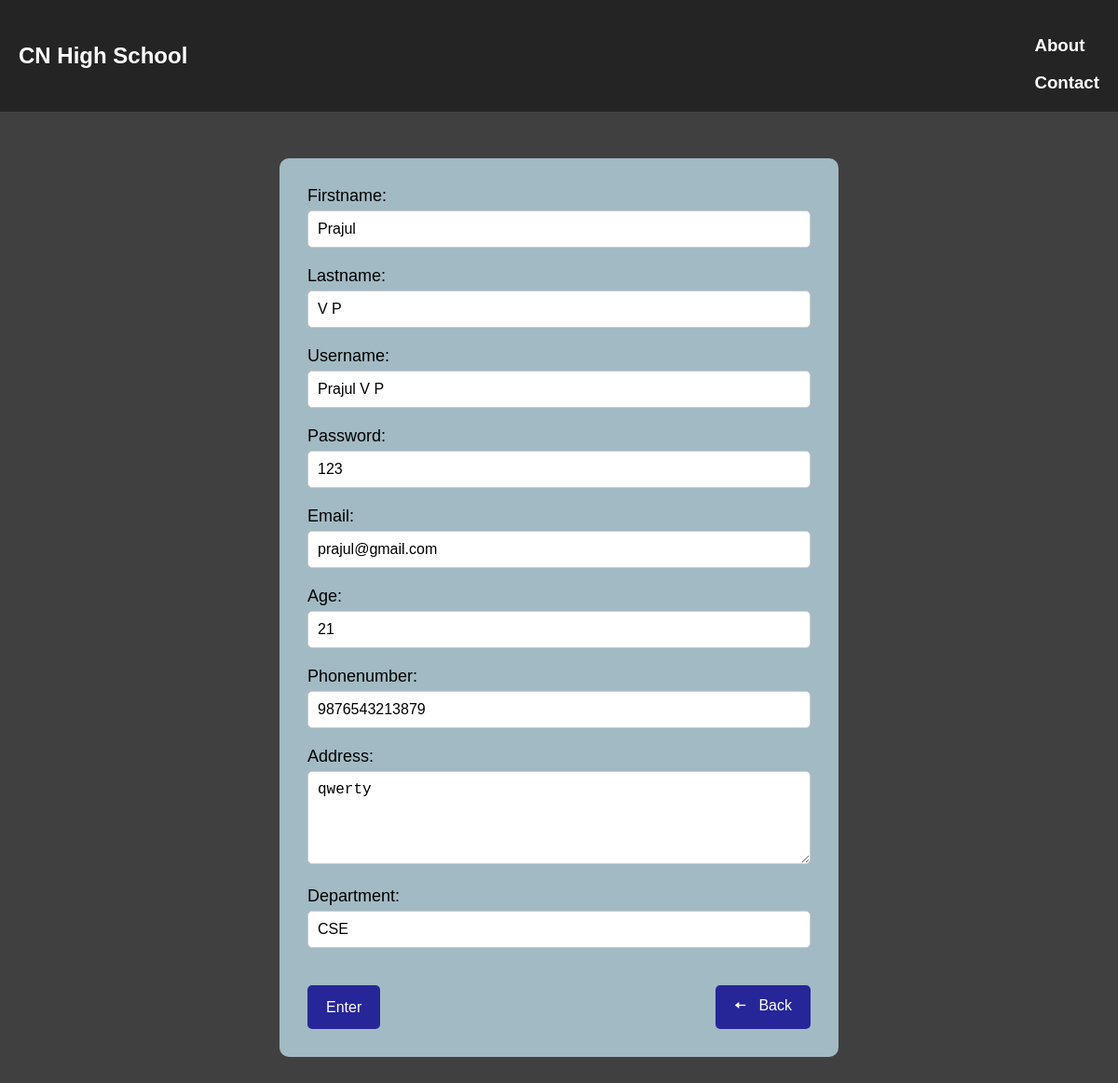
Screenshot of /update/2 with the database file from the repository.
### leaveapp/models.py (models this page shows, shortened)
class student(models.Model):
    firstname = models.CharField(max_length=200,null=True)
    lastname = models.CharField(max_length=200,null=True)
    username = models.CharField(max_length=200,null=True)
    password = models.IntegerField()
    email = models.CharField(max_length=200,null=True)
    age = models.IntegerField()
    phonenumber = models.IntegerField()
    address =  models.CharField(max_length=200,null=True)
    department = models.CharField(max_length=200,null=True)

### leaveapp/views.py (the view)
# urls.py: path('update/<str:pk>', views.update, name="update"),
def update(request,pk):
    cr = student.objects.get(id=pk)
    form = AddForm(instance = cr)
    if request.method == "POST":
        form = AddForm(request.POST,instance = cr)
        if form.is_valid:
          form.save()
          return redirect("std_details")
    return render(request,'update.html',{'forms':form})

### leaveapp/forms.py
class AddForm(forms.ModelForm):
    class Meta:
        model = student
        fields = ('firstname','lastname','username','password','email','age','phonenumber','address','department')
        widgets ={
            'firstname':forms.TextInput(attrs={'class':'form-control'}),
            'lastname':forms.TextInput(attrs={'class':'form-control'}),
            'username':forms.TextInput(attrs={'class':'form-control'}),
            'password':forms.TextInput(attrs={'class':'form-control'}),
            'email':forms.TextInput(attrs={'class':'form-control'}),
            'age':forms.TextInput(attrs={'class':'form-control'}),
            'phonenumber':forms.TextInput(attrs={'class':'form-control'}),
            'address': forms.Textarea(attrs={'class':'form-control'}),
            'department': forms.TextInput(attrs={'class':'form-control'}),
        }

### templates/update.html (shortened to what this page needs)
<!DOCTYPE html>
<html lang="en">
<head>
</head>
<body>
    <nav>
        <h1>CN High School</h1>
        <div class="links">
            <a href="/about">
                <h3>About</h3>
            </a>
            <a href="/contact">
                <h3>Contact</h3>
            </a>
        </div>
    </nav>
    <form method="POST">
        {{ forms.as_p }}
        <div class="buttons">
            <button type="submit">Enter</button>
            <a href="/stddetails"><button>&#129060; &nbsp; Back</button></a>
        </div>
    </form>
</body>
</html>

### templates/update.html (style rules this page uses)
* { margin: 0; padding: 0; box-sizing: border-box; }
body { font-family: Arial, sans-serif; background-color: rgb(0, 0, 0, 0.75); }
nav { background-color: rgb(36, 36, 36); color: white; padding: 20px; display: flex; justify-content: space-between; align-items: center; }
nav h1 { font-size: 24px; }
.links a { color: white; text-decoration: none; margin-left: 20px; }
form { max-width: 600px; margin: 50px auto; padding: 30px; background-color: rgb(162, 186, 196); border-radius: 10px; }
label { font-size: 18px; display: block; margin-bottom: 5px; }
input, textarea { width: 100%; padding: 10px; margin-bottom: 20px; border-radius: 5px; border: 1px solid #ccc; font-size: 16px; }
textarea { height: 100px; }
.buttons { display: flex; justify-content: space-between; margin-top: 20px; }
button { padding: 10px 20px; background-color: rgb(38, 38, 153); color: white; border: none; border-radius: 5px; cursor: pointer; font-size: 16px; transition: background-color 0.3s ease; }

### rows the page displays
student: firstname "Prajul", lastname "V P", username "Prajul V P", password "123", email "prajul@gmail.com", age "21", phonenumber "9876543213879", address "qwerty", department "CSE"
